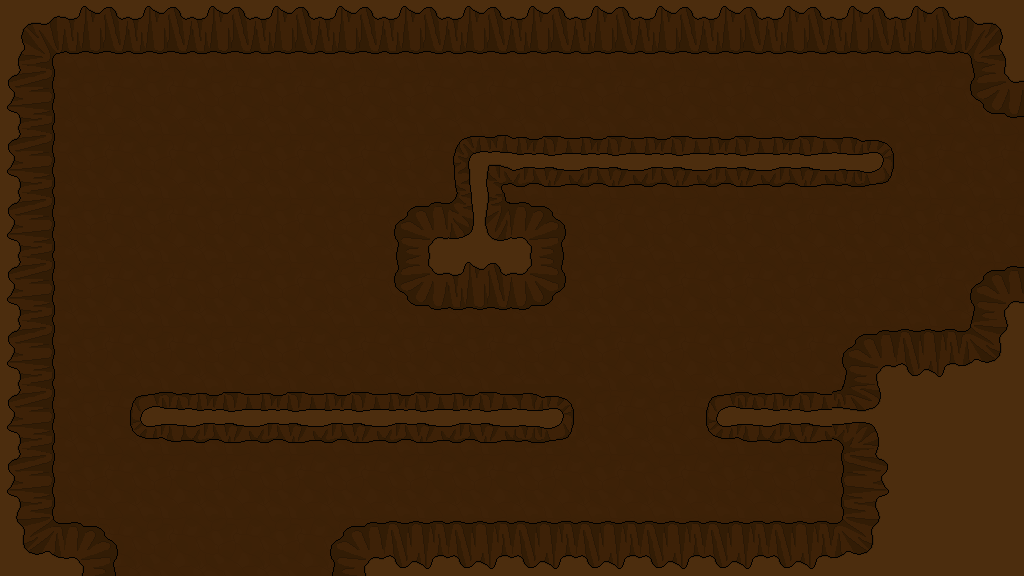

Rendered tile map (Tiled .tmx) drawn with the repository's tilesets; below, a short description and the full map source, tile grids included:
An orthogonal 16x9 tile map with 64x64 px tiles, 1 tile layer (Tile Layer 1).

<map version="1.0" orientation="orthogonal" width="16" height="9" tilewidth="64" tileheight="64">
 <tileset firstgid="1" name="backgroundTiles" tilewidth="64" tileheight="64">
  <image source="../backgroundTiles.png" width="12480" height="64" />
 </tileset>
 <layer name="Tile Layer 1" width="16" height="9">
  <data encoding="csv">
151,152,11,152,152,152,11,11,11,11,11,11,11,11,11,153,
158,6,6,6,6,6,6,6,6,6,6,6,6,6,6,157,
158,6,6,6,6,6,6,181,173,173,173,173,173,185,6,6,
158,6,6,6,6,6,156,177,155,6,6,6,6,6,6,6,
158,6,6,6,6,6,157,152,154,6,6,6,6,6,6,156,
158,6,6,6,6,6,6,6,6,6,6,6,6,156,160,162,
158,6,170,173,173,173,173,173,185,6,6,170,173,186,183,183,
158,6,6,6,6,6,6,6,6,6,6,6,6,161,183,183,
159,155,6,6,6,156,160,160,160,160,160,160,160,162,183,183
</data>
 </layer>
</map>
